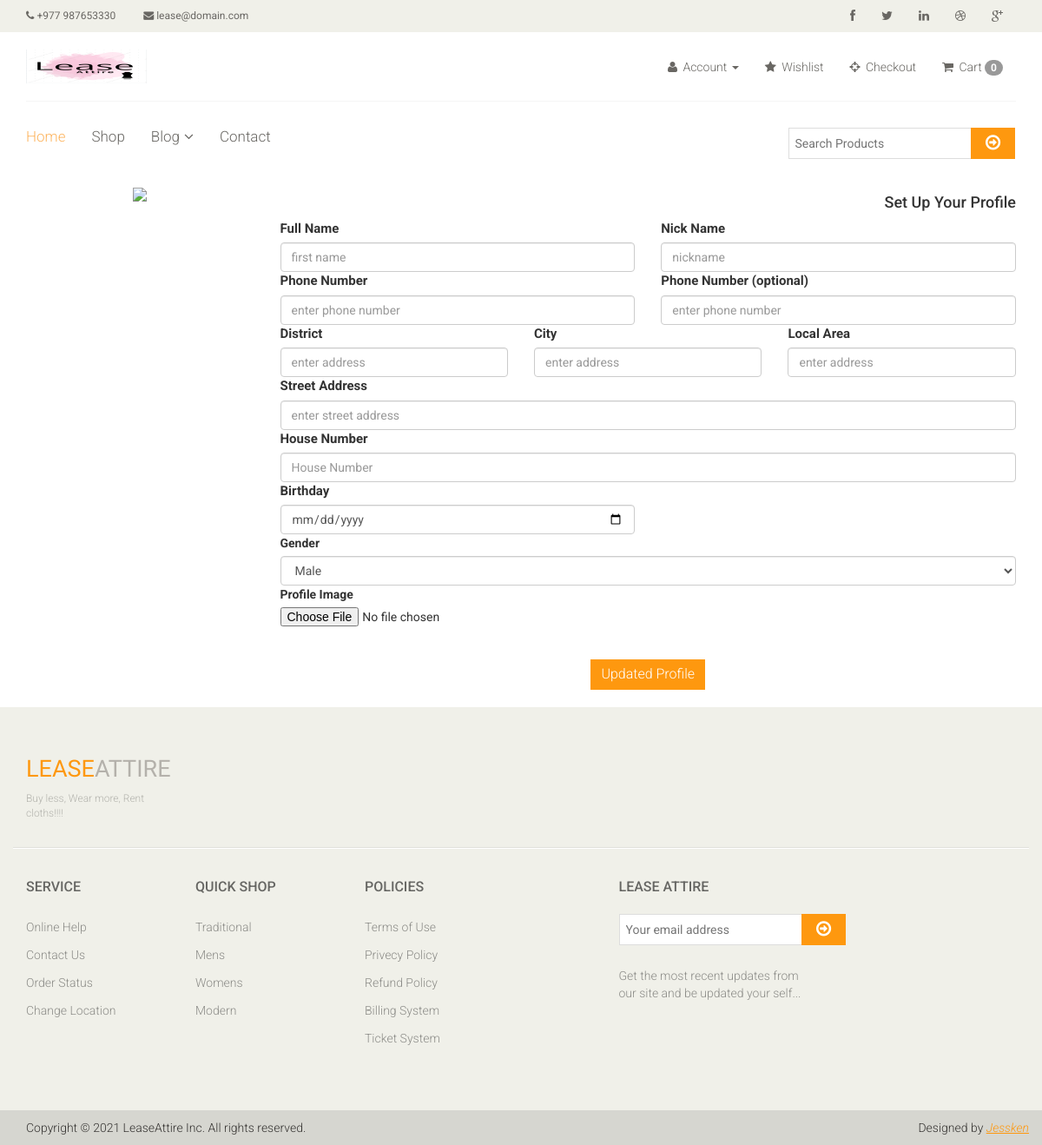
/edit-profile/6, run on an earlier commit of the app's database.
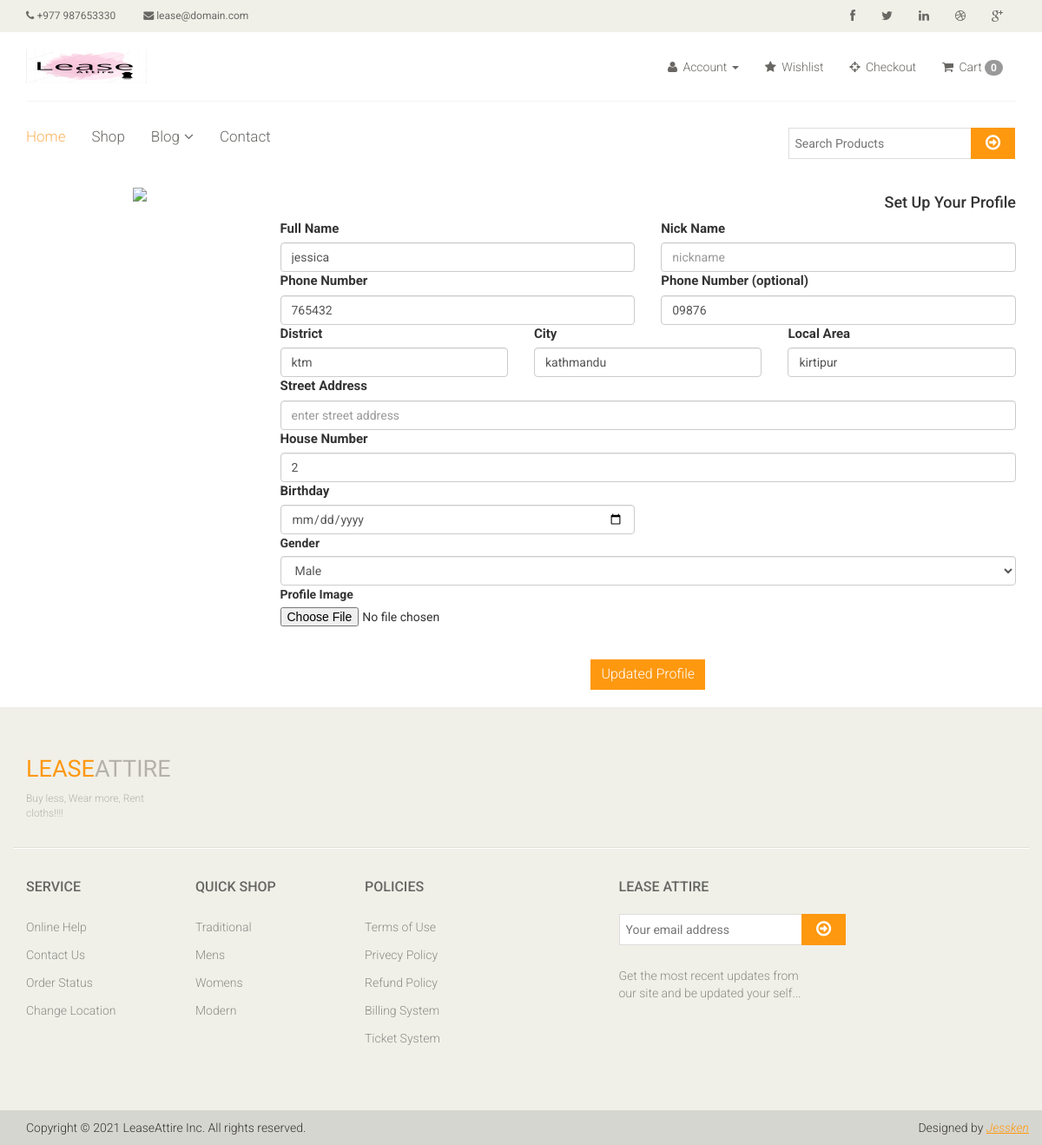
And on a later commit of the database.
### app/models.py (models this page shows, shortened)
class Profile(models.Model):
      user = models.OneToOneField(User, on_delete=models.CASCADE )
      fullname =models.CharField(max_length=150)
      nickname =models.CharField(max_length=150)
      phone_number =models.CharField(max_length=10)
      second_number =models.CharField(max_length=10)
      disctrict =models.CharField(max_length=150)
      city =models.CharField(max_length=150)
      local_area =models.CharField(max_length=150)
      house_number =models.CharField(max_length=150)
      birthday =models.DateField( help_text = "User birthdate")
      gender =models.CharField(max_length=150)
      profile_picture =models.ImageField(upload_to='static/profileImage')

### app/views.py (the view)
# urls.py: path('edit-profile/<str:id>',views.profileSetting),
def profileSetting(request,id):
    profile =Profile.objects.filter(user=id).first()
    context={
        'profile':profile,
        }
    return render(request, 'user/edit.html',context)

### templates/user/edit.html (shortened to what the changed rows need)
{% extends 'master.html' %}
{% load static %}
{% block body%}
     <div class="container rounded bg-white mt-5 mb-5">
        <div class="row">
            <div class="col-md-9 border-right">
                <div class="p-3 py-5">
                    <form action="{% url 'storeprofile' %}" method="POST" enctype="multipart/form-data">
                        <div class="row mt-2">
                            <div class="col-md-6">
                                <label class="labels">Full Name</label>
                                <input type="text" class="form-control" name="fullname" placeholder="first name" value="{{profile.fullname}}">
                            </div>
                        </div>
                        <div class="row mt-3">
                            <div class="col-md-6">
                                <label class="labels">Phone Number</label>
                                <input type="text" class="form-control" name="mobile_one" placeholder="enter phone number" value="{{profile.phone_number}}">
                            </div>
                            <div class="col-md-6">
                                <label class="labels">Phone Number (optional)</label>
                                <input type="text" class="form-control" name="mobile_two" placeholder="enter phone number" value="{{profile.second_number}}">
                            </div>
                        </div>
                        <div class="row mt-3">
                            <div class="col-md-4">
                                <label class="labels">District</label>
                                <input type="text" class="form-control" name="district" placeholder="enter address" value="{{profile.disctrict}}">
                            </div>
                            <div class="col-md-4">
                                <label class="labels">City</label>
                                <input type="text" class="form-control" name="city" placeholder="enter address" value="{{profile.city}}">
                            </div>
                            <div class="col-md-4">
                                <label class="labels">Local Area</label>
                                <input type="text" class="form-control" name="local_area" placeholder="enter address" value="{{profile.local_area}}">
                            </div>
                            <div class="col-md-12">
                                <label class="labels">House Number</label>
                                <input type="text" class="form-control" name="house_number" placeholder="House Number" value="{{profile.house_number}}">
                            </div>
                            <div class="col-md-6">
                                <label class="labels">Birthday</label>
                                <input type="date" class="form-control" name="birthday" placeholder="Birthday" value="{{profile.birthday}}">
                            </div>
                        </div>
                    </form>
                </div>
            </div>
        </div>
    </div>
{%endblock body%}

What changed in the data, as far as the page shows it:
added Profile: fullname "jessica", mobile_one "765432", mobile_two "09876", district "ktm", city "kathmandu", local_area "kirtipur", house_number "2"
